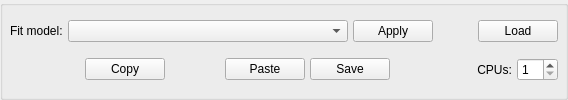
                            <widget class="QGroupBox" name="groupBox_3">
                             <property name="title">
                              <string/>
                             </property>
                             <layout class="QVBoxLayout" name="verticalLayout_19">
                              <property name="spacing">
                               <number>2</number>
                              </property>
                              <property name="leftMargin">
                               <number>2</number>
                              </property>
                              <property name="topMargin">
                               <number>2</number>
                              </property>
                              <property name="rightMargin">
                               <number>2</number>
                              </property>
                              <property name="bottomMargin">
                               <number>2</number>
                              </property>
                              <item>
                               <layout class="QHBoxLayout" name="horizontalLayout_52">
                                <property name="spacing">
                                 <number>5</number>
                                </property>
                                <property name="leftMargin">
                                 <number>5</number>
                                </property>
                                <property name="topMargin">
                                 <number>2</number>
                                </property>
                                <property name="rightMargin">
                                 <number>5</number>
                                </property>
                                <property name="bottomMargin">
                                 <number>2</number>
                                </property>
                                <item>
                                 <widget class="QLabel" name="label_80">
                                  <property name="text">
                                   <string>Fit model:</string>
                                  </property>
                                 </widget>
                                </item>
                                <item>
                                 <widget class="QComboBox" name="cbb_fit_model_list">
                                  <property name="minimumSize">
                                   <size>
                                    <width>280</width>
                                    <height>0</height>
                                   </size>
                                  </property>
                                  <property name="maximumSize">
                                   <size>
                                    <width>280</width>
                                    <height>16777215</height>
                                   </size>
                                  </property>
                                  <property name="toolTip">
                                   <string>Go to 'Settings' to specify a folder where fit models are stored </string>
                                  </property>
                                  <property name="placeholderText">
                                   <string>Select a model for fitting</string>
                                  </property>
                                 </widget>
                                </item>
                                <item>
                                 <widget class="QPushButton" name="btn_apply_model">
                                  <property name="sizePolicy">
                                   <sizepolicy hsizetype="Maximum" vsizetype="Fixed">
                                    <horstretch>0</horstretch>
                                    <verstretch>0</verstretch>
                                   </sizepolicy>
                                  </property>
                                  <property name="minimumSize">
                                   <size>
                                    <width>0</width>
                                    <height>0</height>
                                   </size>
                                  </property>
                                  <property name="maximumSize">
                                   <size>
                                    <width>85</width>
                                    <height>32</height>
                                   </size>
                                  </property>
                                  <property name="toolTip">
                                   <string>Hold &quot;Ctrl&quot; and click to apply fit model to all wafer</string>
                                  </property>
                                  <property name="text">
                                   <string>Apply</string>
                                  </property>
                                  <property name="icon">
                                   <iconset resource="resources.qrc">
                                    <normaloff>:/icon/iconpack/done.png</normaloff>:/icon/iconpack/done.png</iconset>
                                  </property>
                                 </widget>
                                </item>
                                <item>
                                 <spacer name="horizontalSpacer_6">
                                  <property name="orientation">
                                   <enum>Qt::Horizontal</enum>
                                  </property>
                                  <property name="sizeHint" stdset="0">
                                   <size>
                                    <width>40</width>
                                    <height>20</height>
                                   </size>
                                  </property>
                                 </spacer>
                                </item>
                                <item>
                                 <widget class="QPushButton" name="btn_load_model">
                                  <property name="maximumSize">
                                   <size>
                                    <width>85</width>
                                    <height>16777215</height>
                                   </size>
                                  </property>
                                  <property name="toolTip">
                                   <string>Load a fit model if it is not in the default folder</string>
                                  </property>
                                  <property name="text">
                                   <string>Load</string>
                                  </property>
                                  <property name="icon">
                                   <iconset resource="resources.qrc">
                                    <normaloff>:/icon/iconpack/icons8-documents-folder-96.png</normaloff>:/icon/iconpack/icons8-documents-folder-96.png</iconset>
                                  </property>
                                 </widget>
                                </item>
                               </layout>
                              </item>
                              <item>
                               <layout class="QHBoxLayout" name="horizontalLayout_51">
                                <property name="spacing">
                                 <number>5</number>
                                </property>
                                <property name="leftMargin">
                                 <number>5</number>
                                </property>
                                <property name="topMargin">
                                 <number>2</number>
                                </property>
                                <property name="rightMargin">
                                 <number>5</number>
                                </property>
                                <property name="bottomMargin">
                                 <number>2</number>
                                </property>
                                <item>
                                 <widget class="QLabel" name="label_33">
                                  <property name="sizePolicy">
                                   <sizepolicy hsizetype="Minimum" vsizetype="Preferred">
                                    <horstretch>0</horstretch>
                                    <verstretch>0</verstretch>
                                   </sizepolicy>
                                  </property>
                                  <property name="minimumSize">
                                   <size>
                                    <width>70</width>
                                    <height>0</height>
                                   </size>
                                  </property>
                                  <property name="text">
                                   <string/>
                                  </property>
                                 </widget>
                                </item>
                                <item>
                                 <widget class="QPushButton" name="btn_copy_fit_model">
                                  <property name="toolTip">
                                   <string>Copy current fit parameters (range, baseline, peaks) of selected spectrum to Clipboard</string>
                                  </property>
                                  <property name="text">
                                   <string>Copy</string>
                                  </property>
                                  <property name="icon">
                                   <iconset resource="resources.qrc">
                                    <normaloff>:/icon/iconpack/copy.png</normaloff>:/icon/iconpack/copy.png</iconset>
                                  </property>
                                 </widget>
                                </item>
                                <item>
                                 <widget class="QLabel" name="lbl_copied_fit_model">
                                  <property name="sizePolicy">
                                   <sizepolicy hsizetype="Minimum" vsizetype="Preferred">
                                    <horstretch>0</horstretch>
                                    <verstretch>0</verstretch>
                                   </sizepolicy>
                                  </property>
                                  <property name="minimumSize">
                                   <size>
                                    <width>50</width>
                                    <height>0</height>
                                   </size>
                                  </property>
                                  <property name="text">
                                   <string/>
                                  </property>
                                 </widget>
                                </item>
                                <item>
                                 <widget class="QPushButton" name="btn_paste_fit_model">
                                  <property name="toolTip">
                                   <string>Paste the copied fit model to the selected spectrum(s).
 Hold 'Ctrl' and press 'Paste' button to paste fit model to all spectra, including spectra within different wafers</string>
                                  </property>
                                  <property name="text">
                                   <string>Paste</string>
                                  </property>
                                  <property name="icon">
                                   <iconset resource="resources.qrc">
                                    <normaloff>:/icon/iconpack/paste10.png</normaloff>:/icon/iconpack/paste10.png</iconset>
                                  </property>
                                 </widget>
                                </item>
                                <item>
                                 <widget class="QPushButton" name="save_model">
                                  <property name="toolTip">
                                   <string>Save the fit model as a JSON file</string>
                                  </property>
                                  <property name="text">
                                   <string>Save</string>
                                  </property>
                                  <property name="icon">
                                   <iconset resource="resources.qrc">
                                    <normaloff>:/icon/iconpack/save11.png</normaloff>:/icon/iconpack/save11.png</iconset>
                                  </property>
                                 </widget>
                                </item>
                                <item>
                                 <spacer name="horizontalSpacer_17">
                                  <property name="orientation">
                                   <enum>Qt::Horizontal</enum>
                                  </property>
                                  <property name="sizeHint" stdset="0">
                                   <size>
                                    <width>40</width>
                                    <height>20</height>
                                   </size>
                                  </property>
                                 </spacer>
                                </item>
                                <item>
                                 <widget class="QLabel" name="label_19">
                                  <property name="text">
                                   <string> CPUs:</string>
                                  </property>
                                 </widget>
                                </item>
                                <item>
                                 <widget class="QSpinBox" name="ncpu">
                                  <property name="minimum">
                                   <number>1</number>
                                  </property>
                                  <property name="maximum">
                                   <number>64</number>
                                  </property>
                                 </widget>
                                </item>
                               </layout>
                              </item>
                             </layout>
                            </widget>
